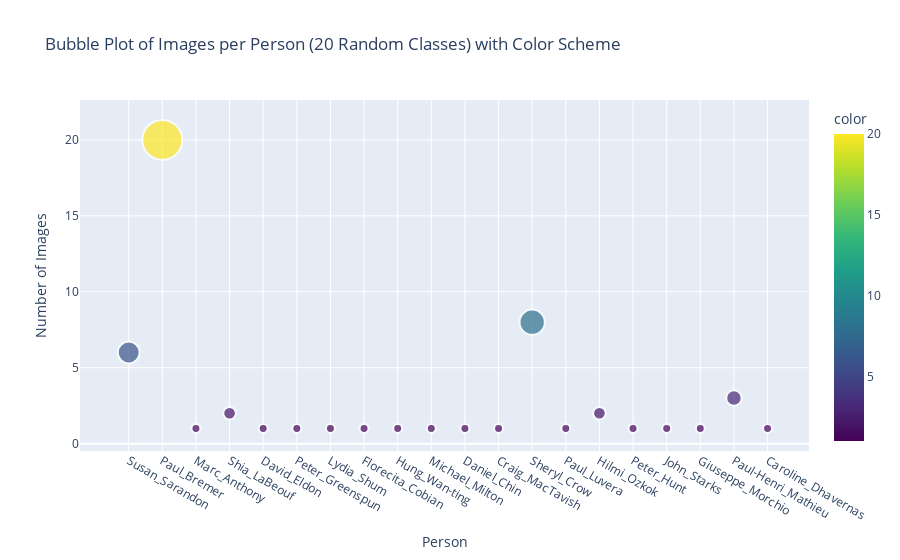

Notebook code cell kept with this figure:
### Code cell
# Count images per label
label_counts = Counter(labels)

# Build a mapping from class name to image count
class_counts = {target_names[i]: label_counts[i] for i in range(len(target_names))}

# Select random classes 
selected_keys = random.sample(list(class_counts.keys()), k=min(20, len(class_counts)))
selected_counts = [class_counts[key] for key in selected_keys]

# Create a bubble plot 
fig = px.scatter(
    x=selected_keys,
    y=selected_counts,
    size=selected_counts,
    color=selected_counts,  
    color_continuous_scale='Viridis',  
    labels={'x': 'Person', 'y': 'Number of Images'},
    title='Bubble Plot of Images per Person (20 Random Classes) with Color Scheme'
)

# The 'sizeref' parameter scales the bubble sizes appropriately.
fig.update_traces(mode='markers', marker=dict(
    sizemode='area',
    sizeref=2.*max(selected_counts)/(40.**2),
    line_width=2
))

fig.show()

### Figure 1 — Plotly figure (JSON) as saved in the notebook; plotly's stock layout.template omitted (floating-point values rounded to 4 significant figures)
{"data": [{"hovertemplate": "Person=%{x}<br>Number of Images=%{y}<br>size=%{marker.size}<br>color=%{marker.color}<extra></extra>", "legendgroup": "", "marker": {"color": [6, 20, 1, 2, 1, 1, 1, 1, 1, 1, 1, 1, 8, 1, 2, 1, 1, 1, 3, 1], "coloraxis": "coloraxis", "line": {"width": 2}, "size": [6, 20, 1, 2, 1, 1, 1, 1, 1, 1, 1, 1, 8, 1, 2, 1, 1, 1, 3, 1], "sizemode": "area", "sizeref": 0.025, "symbol": "circle"}, "mode": "markers", "name": "", "orientation": "v", "showlegend": false, "type": "scatter", "x": ["Susan_Sarandon", "Paul_Bremer", "Marc_Anthony", "Shia_LaBeouf", "David_Eldon", "Peter_Greenspun", "Lydia_Shum", "Florecita_Cobian", "Hung_Wan-ting", "Michael_Milton", "Daniel_Chin", "Craig_MacTavish", "Sheryl_Crow", "Paul_Luvera", "Hilmi_Ozkok", "Peter_Hunt", "John_Starks", "Giuseppe_Morchio", "Paul-Henri_Mathieu", "Caroline_Dhavernas"], "xaxis": "x", "y": [6, 20, 1, 2, 1, 1, 1, 1, 1, 1, 1, 1, 8, 1, 2, 1, 1, 1, 3, 1], "yaxis": "y"}], "layout": {"coloraxis": {"colorbar": {"title": {"text": "color"}}, "colorscale": [[0, "#440154"], [0.1111, "#482878"], [0.2222, "#3e4989"], [0.3333, "#31688e"], [0.4444, "#26828e"], [0.5556, "#1f9e89"], [0.6667, "#35b779"], [0.7778, "#6ece58"], [0.8889, "#b5de2b"], [1, "#fde725"]]}, "legend": {"itemsizing": "constant", "tracegroupgap": 0}, "title": {"text": "Bubble Plot of Images per Person (20 Random Classes) with Color Scheme"}, "xaxis": {"anchor": "y", "domain": [0, 1], "title": {"text": "Person"}}, "yaxis": {"anchor": "x", "domain": [0, 1], "title": {"text": "Number of Images"}}}}
